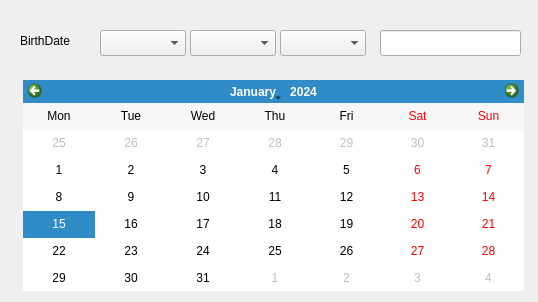
<?xml version="1.0" encoding="UTF-8"?>
<ui version="4.0">
 <class>Dialog</class>
 <widget class="QDialog" name="Dialog">
  <property name="geometry">
   <rect>
    <x>0</x>
    <y>0</y>
    <width>538</width>
    <height>302</height>
   </rect>
  </property>
  <property name="windowTitle">
   <string>Dialog</string>
  </property>
  <widget class="QLabel" name="label">
   <property name="geometry">
    <rect>
     <x>20</x>
     <y>30</y>
     <width>71</width>
     <height>21</height>
    </rect>
   </property>
   <property name="text">
    <string>BirthDate</string>
   </property>
  </widget>
  <widget class="QComboBox" name="cbYear">
   <property name="geometry">
    <rect>
     <x>100</x>
     <y>30</y>
     <width>86</width>
     <height>26</height>
    </rect>
   </property>
  </widget>
  <widget class="QComboBox" name="cbDay">
   <property name="geometry">
    <rect>
     <x>280</x>
     <y>30</y>
     <width>86</width>
     <height>26</height>
    </rect>
   </property>
  </widget>
  <widget class="QComboBox" name="cbMonth">
   <property name="geometry">
    <rect>
     <x>190</x>
     <y>30</y>
     <width>86</width>
     <height>26</height>
    </rect>
   </property>
  </widget>
  <widget class="QCalendarWidget" name="calendarWidget">
   <property name="geometry">
    <rect>
     <x>23</x>
     <y>80</y>
     <width>501</width>
     <height>211</height>
    </rect>
   </property>
   <property name="verticalHeaderFormat">
    <enum>QCalendarWidget::NoVerticalHeader</enum>
   </property>
  </widget>
  <widget class="QLineEdit" name="lineEdit">
   <property name="geometry">
    <rect>
     <x>380</x>
     <y>30</y>
     <width>141</width>
     <height>26</height>
    </rect>
   </property>
  </widget>
 </widget>
 <resources/>
 <connections/>
</ui>
